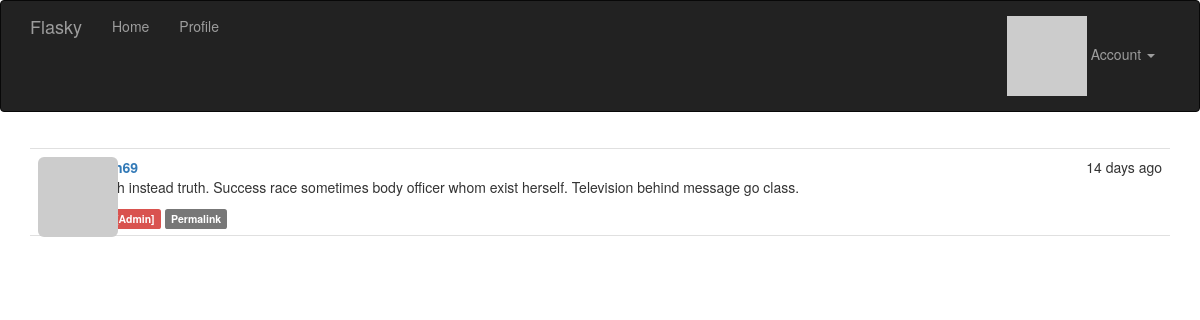
Page /post/1 (signed in) on the committed database.
### app/models.py (models this page shows, shortened)
class Post(db.Model):
    __tablename__ = "posts"
    id: Mapped[int] = mapped_column(primary_key=True)
    body: Mapped[str | None] = mapped_column(Text)
    body_html: Mapped[str | None] = mapped_column(Text)
    timestamp: Mapped[datetime] = mapped_column(DateTime, index=True, default=lambda: datetime.now(UTC))
    author_id: Mapped[int] = mapped_column(ForeignKey("users.id"))
    author: Mapped["User"] = relationship(back_populates="posts")

### app/main/views.py (the view)
@main.route("/post/<int:id>")
def post(id: int):
    post: Post = Post.query.get_or_404(id)
    return render_template("post.html", posts=[post])

### app/auth/views.py (called while the page is built)
@auth.before_app_request
def before_request():
    if current_user.is_authenticated:
        current_user.ping()
        if not current_user.confirmed and request.blueprint != "auth" and request.endpoint != "static":
            return redirect(url_for("auth.unconfirmed"))
    return None

### app/main/__init__.py (called while the page is built)
@main.app_context_processor
def inject_permissions():
    return dict(Permission=Permission)

### app/models.py (called while the page is built)
@login_manager.user_loader
def load_user(user_id) -> User |  None:
    return db.session.get(User, int(user_id))

    def has_permission(self, perm):
        return self.permissions & perm == perm

    def can(self, perm: int) -> bool:
        return self.role is not None and self.role.has_permission(perm)

    def is_administrator(self) -> bool:
        return self.can(Permission.ADMIN)

    def ping(self) -> None:
        self.last_seen = datetime.now(UTC)
        db.session.add(self)
        db.session.commit()

    def gravatar(self, size: int = 100, default: str = "identicon", rating: str = "g") -> str:
        url: str = "https://secure.gravatar.com/avatar"
        hash_avatar: str = self.avatar_hash or self.gravatar_hash()
        return f"{url}/{hash_avatar}?s={size}&d={default}&r={rating}'."

### app/templates/post.html (shortened to what this page needs)
{% extends "base.html" %}
{% import "_macros.html" as macros %}
{% block page_content %}
    {% include "_posts.html" %}
{% endblock %}

### app/templates/_posts.html
<ul class="posts">
    {% for post in posts %}
        <li class="post">
            <div class="post-thumbnail">
                <a href="{{ url_for('.user', username=post.author.username) }}">
                    <img class="img-rounded profile-thumbnail" src="{{ post.author.gravatar(size=40) }}">
                </a>
            </div>
            <div class="post-content">
                <div class="post-date">{{ moment(post.timestamp).fromNow() }}</div>
                <div class="post-author"><a href="{{ url_for('.user', username=post.author.username) }}">{{ post.author.username }}</a></div>
                <div class="post-body">
                    {% if post.body_html %}
                        {{ post.body_html | safe }}
                    {% else %}
                        {{ post.body }}
                    {% endif %}
                </div>
                <div class="post-footer">
                    {% if current_user == post.author %}
                        <a href="{{ url_for('.edit', id=post.id) }}">
                            <span class="label label-primary">Edit</span>
                        </a>
                    {% elif current_user.is_administrator() %}
                        <a href="{{ url_for('.edit', id=post.id) }}">
                            <span class="label label-danger">Edit [Admin]</span>
                        </a>
                    {% endif %}
                    <a href="{{ url_for('.post', id=post.id) }}">
                        <span class="label label-default">Permalink</span>
                    </a>
                </div>
            </div>
        </li>
    {% endfor %}
</ul>

### app/static/styles.css (style rules this page uses)
.profile-thumbnail { position: absolute; }
ul.posts { list-style-type: none; padding: 0px; margin: 16px 0px 0px 0px; border-top: 1px solid #e0e0e0; }
ul.posts li.post { padding: 8px; border-bottom: 1px solid #e0e0e0; }
div.post-date { float: right; }
div.post-author { font-weight: bold; }
div.post-thumbnail { position: absolute; }
div.post-content { margin-left: 48px; min-height: 48px; }

### rows in the picture
Post: timestamp "14 days ago", body_html "Which instead truth. Success race sometimes body officer whom exist herself. Television behind message go class."
